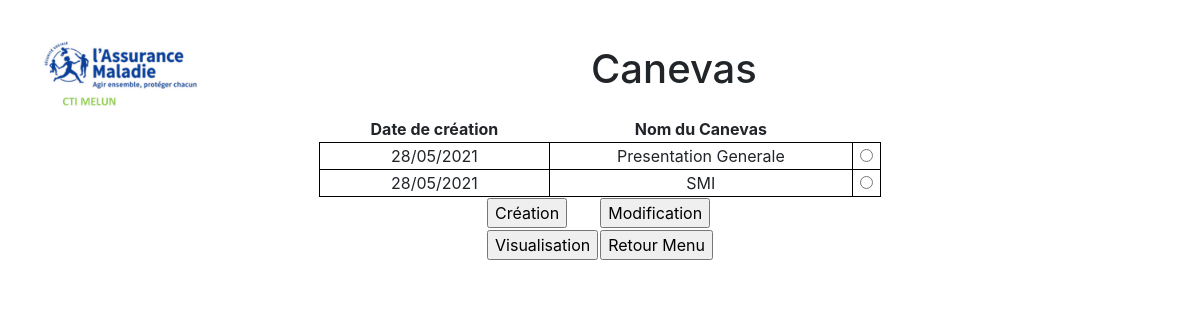
The page /CTI/selectCanevas.php on the database its author committed.
### tables this page shows
CREATE TABLE `canevas` (
  `id_canevas` int(11) NOT NULL,
  `nom_canevas` varchar(255) DEFAULT NULL,
  `date_creation_canevas` date DEFAULT NULL
);

### CTI/fonction.php (called while the page is built, shortened)
<?php
require_once 'connexionBDD.php';
function DateConvertiseurAnglaisFrancais($date)
{
    $listeInfoDate = explode("-", $date);
    $dateFrancais = $listeInfoDate[2]."/".$listeInfoDate[1]."/".$listeInfoDate[0];
    return $dateFrancais;
}
function AfficheNomsCanevas()
{
    global $pdo;
    $query = 'SELECT * FROM canevas;';
    return $pdo->query($query)->fetchAll();
}
?>

### CTI/selectCanevas.php (the view, shortened to what this page needs)
<?php
require_once 'fonction.php';
$nomsCanevas = AfficheNomsCanevas();
  ?>
<!DOCTYPE html>
<html>
  <head>
      <link rel="stylesheet" type="text/css" href="css/bootstrap-datepicker3.css">
      <link rel="stylesheet" href="bootstrap-4.4.1/css/bootstrap.css">
	  <link rel="stylesheet" href="css/style.css">
  </head>
<body>
  <center>
      <tr>
      <table id="header">
              <td><img src="img/logo.png"></td>
              <td><h1>Canevas</h1></td>
          </tr>
  <table id="bodyTab">
    <tr>
      <th>Date de création</th>
      <th>Nom du Canevas</th>
      <th></th>
    </tr>
    <form action="selectCanevas.php">
  <?php
      foreach($nomsCanevas as $nomCanevas):
      ?>
      <tr>
        <td><?php echo DateConvertiseurAnglaisFrancais($nomCanevas->date_creation_canevas); ?></td>
        <td><?php echo $nomCanevas->nom_canevas; ?></td>
        <td><input type="radio" name="radio" value="<?php echo $nomCanevas->nom_canevas; ?>"></td>
      </tr>
        <?php
      endforeach;
  ?>
    <table id="tab">
        <tr>
            <td><input type="button" onclick="window.location.href = 'creationCanevas.php';" value="Création"></input></td>
            <td><input type="submit" name="OK" value="Modification"></td>
        </tr>
        <tr>
            <td><input type="submit" name="OK" value="Visualisation"></td>
            <td><input type="button" onclick="window.location.href = 'index.php';" value="Retour Menu"> </input></td>
        </tr>
    </table>
    </form>
  </table>
  </center>
</body>
</html>

### CTI/css/style.css (style rules this page uses)
#tab { color: black; }

### CTI/selectCanevas.php (style rules this page uses)
body { margin-left: 0.39370078740157in; margin-right: 0.39370078740157in; margin-top: 0.31496062992126in; margin-bottom: 0.23622047244094in; }
#tab, td { border: 1px solid black; }
#header { width : 100%; border: none; }
#header td, #tab , #tab td { border: none; }
img { width: 10em; }
#bodyTab { width: 50%; }
#bodyTab tr * { text-align:center; }

### rows shown on the page
canevas: date_creation_canevas "28/05/2021", nom_canevas "Presentation Generale"
canevas: date_creation_canevas "28/05/2021", nom_canevas "SMI"
